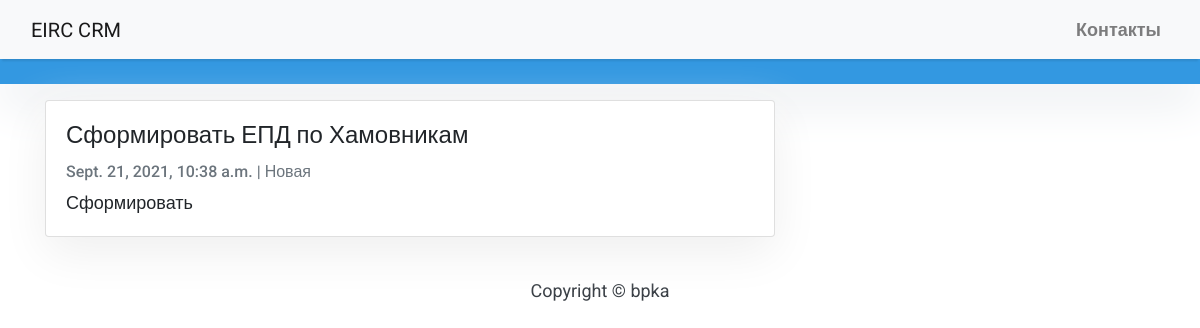
Before: / with the older database file.
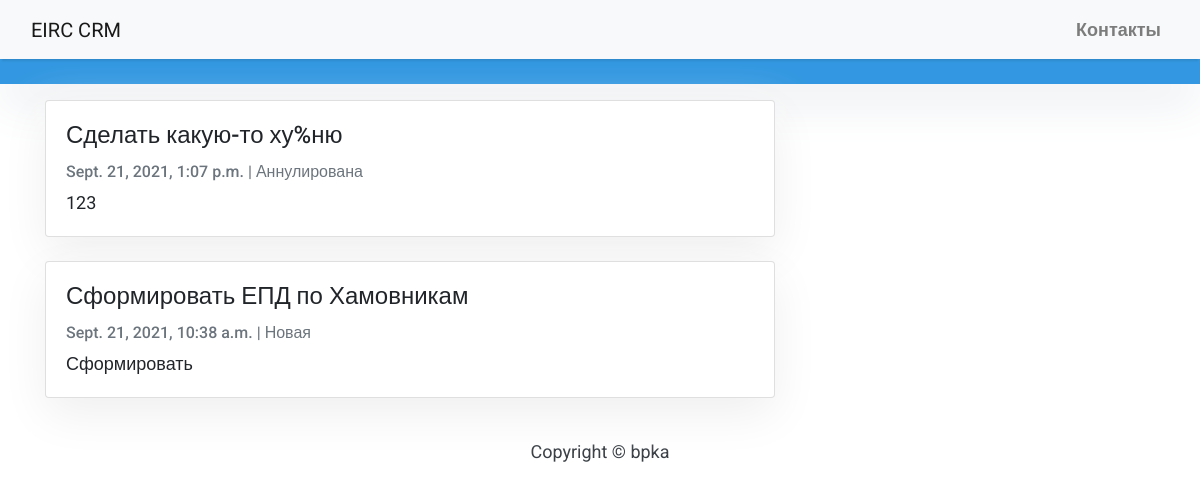
After: the same page with the newer database file.
### CRM/models.py (models this page shows, shortened)
class Cases(models.Model):
    case_id = models.AutoField(primary_key=True)
    title = models.CharField(max_length=200, unique=True)
    task_id = models.ForeignKey(Tasks, on_delete=models.CASCADE, null=True)
    updated_on = models.DateTimeField(auto_now=True)
    created_on = models.DateTimeField(auto_now_add=True)
    content = models.TextField()
    task_status = models.ForeignKey(Tasks_status, to_field='task_status_id', on_delete=models.CASCADE, null=True)
    class Meta:
        ordering = ['-created_on']

class Tasks_status(models.Model):
    task_status_id = models.AutoField(primary_key=True)
    task_status = models.CharField(max_length=200, unique=True)
    def __str__(self):
        return self.task_status

### CRM/views.py (the view)
# urls.py: path('',views.CasesList.as_view(), name='home'),
class CasesList(generic.ListView):
    queryset = Cases.objects.order_by('-created_on')
    template_name = 'index.html'

### templates/index.html (shortened to what this page needs)
{% extends "base.html" %}
{% block content %}
<header class="masthead">
</header>
<div class="container">
    <div class="row">
        <div class="col-md-8 mt-3 left">
            {% for case in cases_list %}
            <div class="card mb-4">
                <div class="card-body">
                    {% if case.task_status_id < 10 %}
                        <h4 class="card-title">{{ case.title }}</h4>
                        <p class="card-text text-muted h6">{{ case.created_on}} | {{ case.task_status}} </p>
                        <p class="card-text">{{case.content|slice:":200" }}</p>
                    {% endif %}
                </div>
            </div>
            {% endfor %}
        </div>
    </div>
</div>
{%endblock%}

### templates/base.html (shortened to what this page needs)
<!DOCTYPE html>
<html>
{% load static %}
    <head>
        <link rel="stylesheet" href="https://maxcdn.bootstrapcdn.com/bootstrap/4.0.0/css/bootstrap.min.css"
 />
    </head>
    <body>
        <nav class="navbar navbar-expand-lg navbar-light bg-light shadow" id="mainNav">
            <div class="container-fluid">
                <a class="navbar-brand" href="{% url 'home' %}">EIRC CRM</a>
                <div class="collapse navbar-collapse" id="navbarResponsive">
                    <ul class="navbar-nav ml-auto">
                           <li class="nav-item text-black">
                            <a class="nav-link text-black font-weight-bold" href="#">Контакты</a>
                        </li>
                    </ul>
                </div>
            </div>
        </nav>
        {% block content %}{% endblock content %}
        <footer class="py-3 bg-grey">
            <p class="m-0 text-dark text-center ">Copyright &copy; bpka</p>
        </footer>
    </body>
</html>

### templates/index.html (style rules this page uses)
body { font-family: "Roboto", sans-serif; font-size: 18px; }
.card { box-shadow: 0 16px 48px #efefef; }

Changed rows visible on the page:
added Cases: title "Сделать какую-то ху%ню", created_on "Sept. 21, 2021, 1:07 p.m.", task_status "Аннулирована", content "123"
